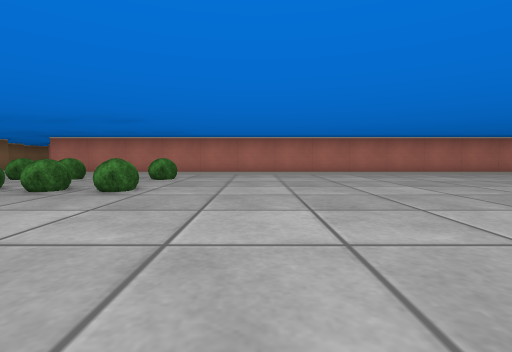
View 1 (above)

24 first-person views from a walk through a cub3D ray-caster map. The camera is about half as high as the walls, tilts 4° down and sees 85° across. The floor is counted in squares. Each view is taken from the middle of a square. On the plan, view 1 faces up. The plan holds only what a view shows up to about 9 squares ahead; the rest is blank.

View 2
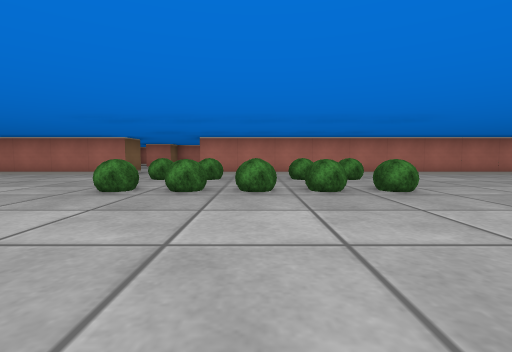

View 3
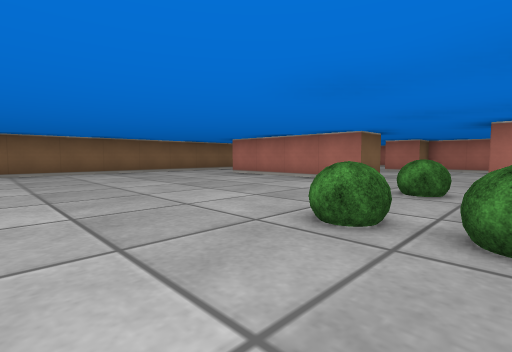

View 4
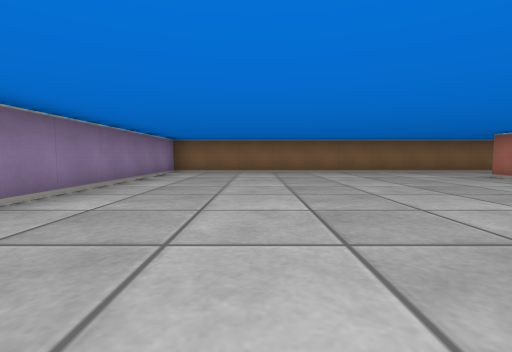

View 5
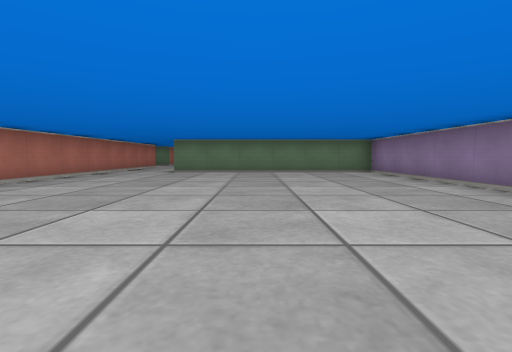

View 6
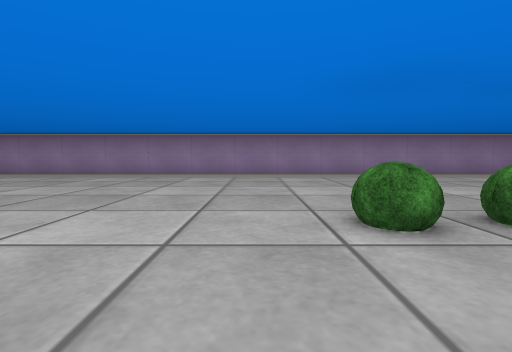

View 7
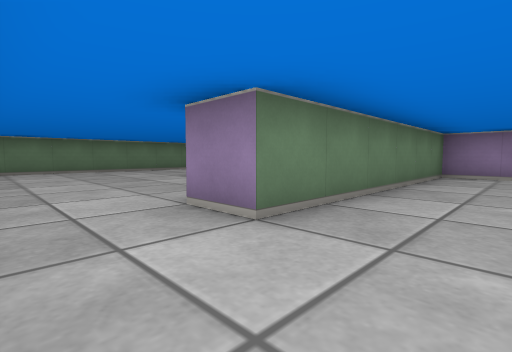

View 8
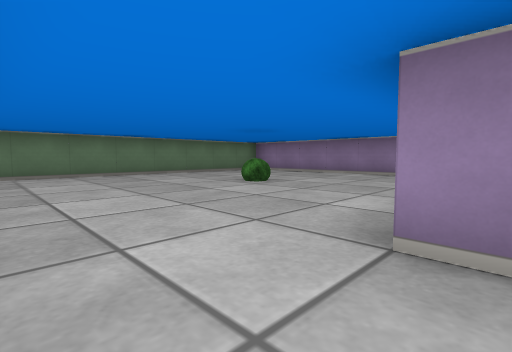

View 9
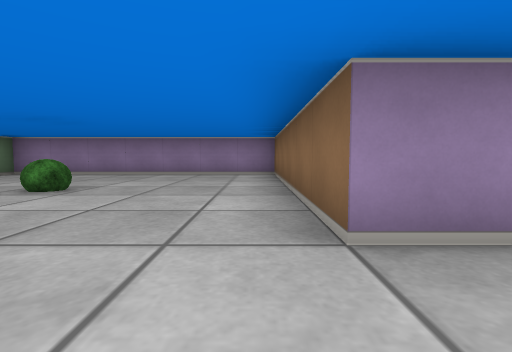

View 10
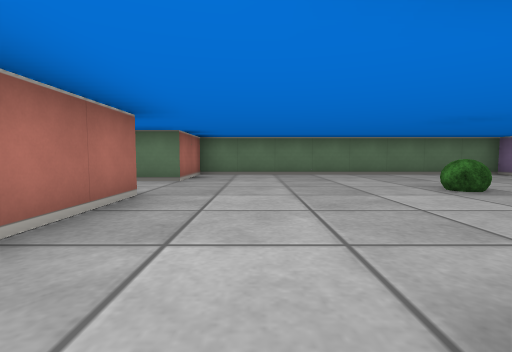

View 11
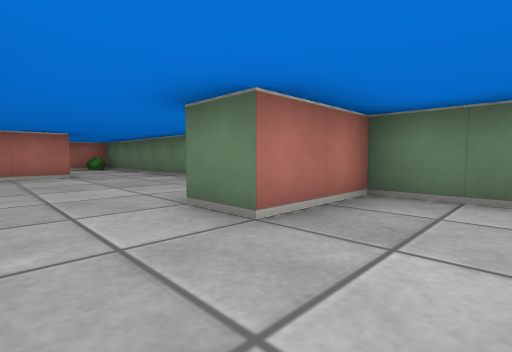

View 12
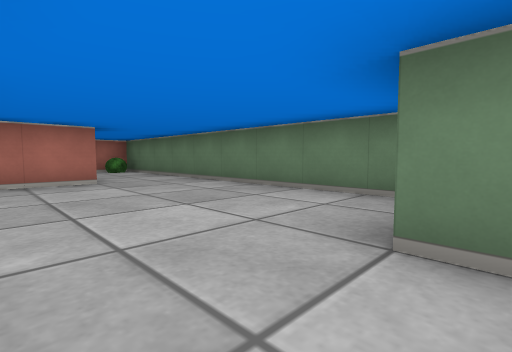

View 13
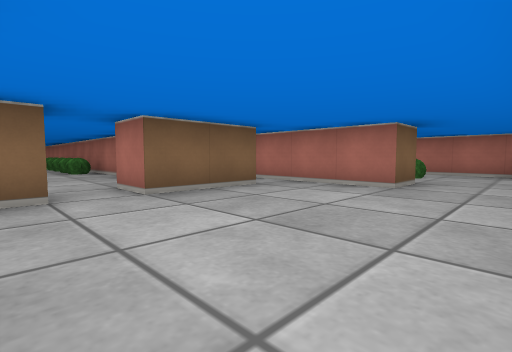

View 14
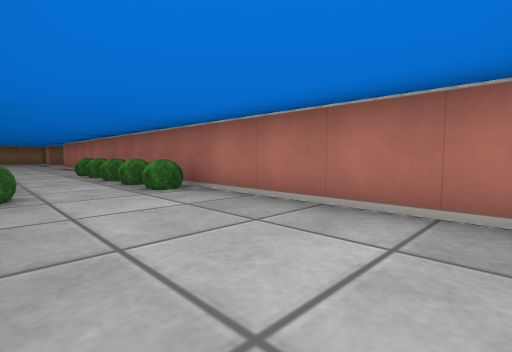

View 15
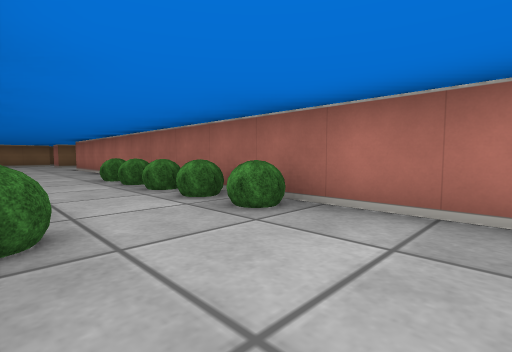

View 16
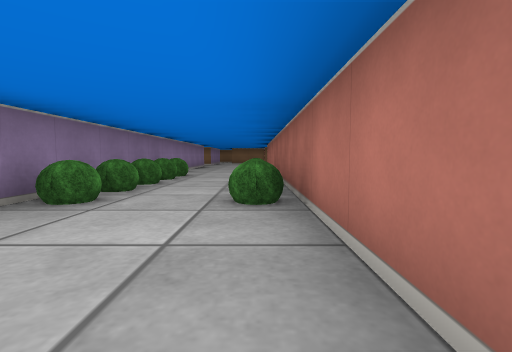

View 17
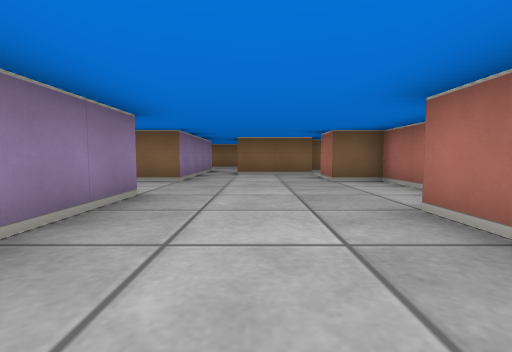

View 18
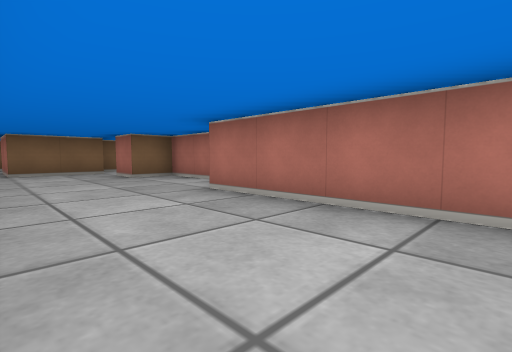

View 19
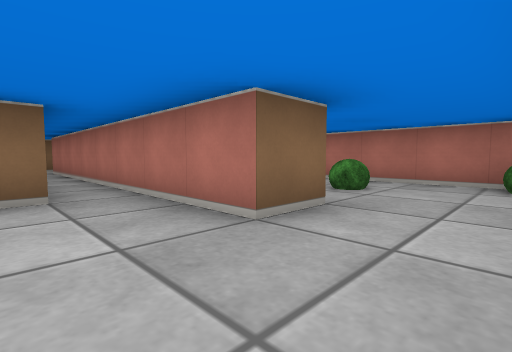

View 20
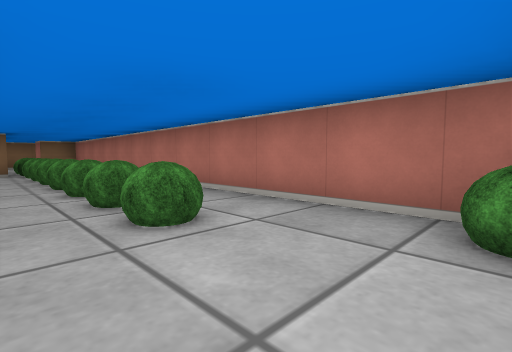

View 21
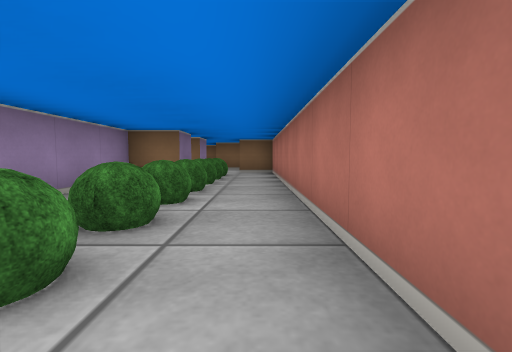

View 22
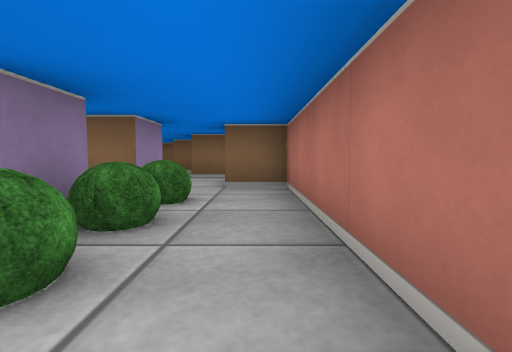

View 23
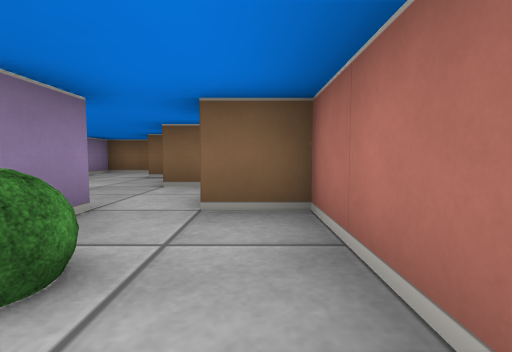

View 24
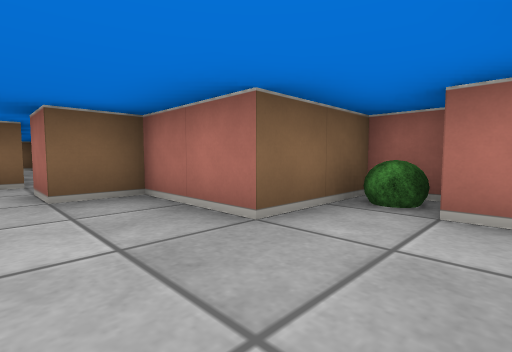

### Floor plan
Ten units are one square. View 1 is at (0, 0); x grows to the right and y downward. Boxes are objects, and circles mark ways between rooms. Rooms are numbered by the first view taken in them; rooms with no view inside come last. Other rooms are left out.
<svg viewBox="-140 -180 290 190">
<path fill="none" stroke="#000" d="M-75 -75 -115 -75M-135 -75 -135 5 65 5 65 -55M65 -75 -55 -75M105 -75 65 -75M65 -55 75 -55 75 5 145 5 145 -75 125 -75M105 -96 105 -91M105 -126 105 -105 95 -105M125 -135 105 -135M145 -91 145 -135M125 -75 125 -85M-11 -85 54 -85M-55 -85 -35 -85M-59 -125 -75 -125 -75 -115 -85 -115M90 -115 -45 -115M-95 -104 -95 -95M-95 -85 -75 -85 -75 -75M125 -146 125 -135M45 -155 55 -155 55 -145 84 -145M144 -175 25 -175 25 -165M145 -135 145 -172M25 -155 35 -155M20 -165 15 -165M-35 -146 -35 -125 -25 -125M14 -175 5 -175 5 -155 -15 -155 -15 -145 -25 -145M105 -135 45 -135M35 -155 35 -135"/>
<rect x="-65" y="-45" width="10" height="10" fill="#bbb"><title>bush</title></rect>
<rect x="-65" y="-65" width="10" height="10" fill="#bbb"><title>bush</title></rect>
<rect x="-55" y="-45" width="10" height="10" fill="#bbb"><title>bush</title></rect>
<rect x="-55" y="-65" width="10" height="10" fill="#bbb"><title>bush</title></rect>
<rect x="-45" y="-45" width="10" height="10" fill="#bbb"><title>bush</title></rect>
<rect x="-45" y="-65" width="10" height="10" fill="#bbb"><title>bush</title></rect>
<rect x="-35" y="-45" width="10" height="10" fill="#bbb"><title>bush</title></rect>
<rect x="-35" y="-65" width="10" height="10" fill="#bbb"><title>bush</title></rect>
<rect x="-25" y="-45" width="10" height="10" fill="#bbb"><title>bush</title></rect>
<rect x="-25" y="-65" width="10" height="10" fill="#bbb"><title>bush</title></rect>
<rect x="105" y="-35" width="10" height="10" fill="#bbb"><title>bush</title></rect>
<rect x="5" y="-95" width="10" height="10" fill="#bbb"><title>bush</title></rect>
<rect x="5" y="-115" width="10" height="10" fill="#bbb"><title>bush</title></rect>
<rect x="15" y="-95" width="10" height="10" fill="#bbb"><title>bush</title></rect>
<rect x="15" y="-115" width="10" height="10" fill="#bbb"><title>bush</title></rect>
<rect x="25" y="-95" width="10" height="10" fill="#bbb"><title>bush</title></rect>
<rect x="25" y="-115" width="10" height="10" fill="#bbb"><title>bush</title></rect>
<rect x="35" y="-95" width="10" height="10" fill="#bbb"><title>bush</title></rect>
<rect x="35" y="-115" width="10" height="10" fill="#bbb"><title>bush</title></rect>
<rect x="45" y="-95" width="10" height="10" fill="#bbb"><title>bush</title></rect>
<rect x="45" y="-115" width="10" height="10" fill="#bbb"><title>bush</title></rect>
<rect x="35" y="-165" width="10" height="10" fill="#bbb"><title>bush</title></rect>
<rect x="45" y="-165" width="10" height="10" fill="#bbb"><title>bush</title></rect>
<rect x="55" y="-165" width="10" height="10" fill="#bbb"><title>bush</title></rect>
<rect x="65" y="-165" width="10" height="10" fill="#bbb"><title>bush</title></rect>
<rect x="75" y="-165" width="10" height="10" fill="#bbb"><title>bush</title></rect>
<rect x="85" y="-165" width="10" height="10" fill="#bbb"><title>bush</title></rect>
<rect x="95" y="-165" width="10" height="10" fill="#bbb"><title>bush</title></rect>
<rect x="105" y="-165" width="10" height="10" fill="#bbb"><title>bush</title></rect>
<rect x="115" y="-165" width="10" height="10" fill="#bbb"><title>bush</title></rect>
<rect x="135" y="-175" width="10" height="10" fill="#bbb"><title>bush</title></rect>
<rect x="5" y="-175" width="10" height="10" fill="#bbb"><title>bush</title></rect>
<circle cx="70" cy="-65" r="3" fill="#2a7"/>
<circle cx="-65" cy="-80" r="3" fill="#2a7"/>
<circle cx="115" cy="-80" r="3" fill="#2a7"/>
<circle cx="100" cy="-100" r="3" fill="#2a7"/>
<circle cx="135" cy="-140" r="3" fill="#2a7"/>
<circle cx="100" cy="-130" r="3" fill="#2a7"/>
<circle cx="30" cy="-160" r="3" fill="#2a7"/>
<text x="-40" y="-40">1</text>
<text x="110" y="-40">2</text>
<text x="120" y="-110">3</text>
<text x="0" y="-100">4</text>
<text x="90" y="-160">5</text>
<text x="0" y="-140">6</text>
<text x="70" y="-130">7</text>
</svg>
Room 1 opens to room 2. Room 1 opens to room 4. Room 2 opens to room 3. Room 3 opens to room 4. Room 3 opens to room 5. Room 3 opens to room 7. Room 5 opens to room 6.

Where each view was taken, in squares from view 1:
view 1: 0 up, 0 right, facing up
view 2: 0 up, 4 left, facing up
view 3: 2 up, 5 left, facing up-left
view 4: 2 up, 5 left, facing left
view 5: 3 up, 2 left, facing right
view 6: 6 up, 1 left, facing down
view 7: 7 up, 5 right, facing down-right
view 8: 7 up, 7 right, facing down-right
view 9: 7 up, 8 right, facing down
view 10: 6 up, 7 right, facing right
view 11: 6 up, 11 right, facing up-right
view 12: 8 up, 11 right, facing up-right
view 13: 9 up, 14 right, facing up-left
view 14: 9 up, 9 right, facing up-left
view 15: 9 up, 7 right, facing up-left
view 16: 11 up, 8 right, facing left
view 17: 10 up, 2 left, facing left
view 18: 9 up, 1 left, facing up-left
view 19: 12 up, 14 right, facing up-left
view 20: 15 up, 14 right, facing up-left
view 21: 17 up, 11 right, facing left
view 22: 17 up, 7 right, facing left
view 23: 17 up, 5 right, facing left
view 24: 14 up, 2 right, facing up-left
